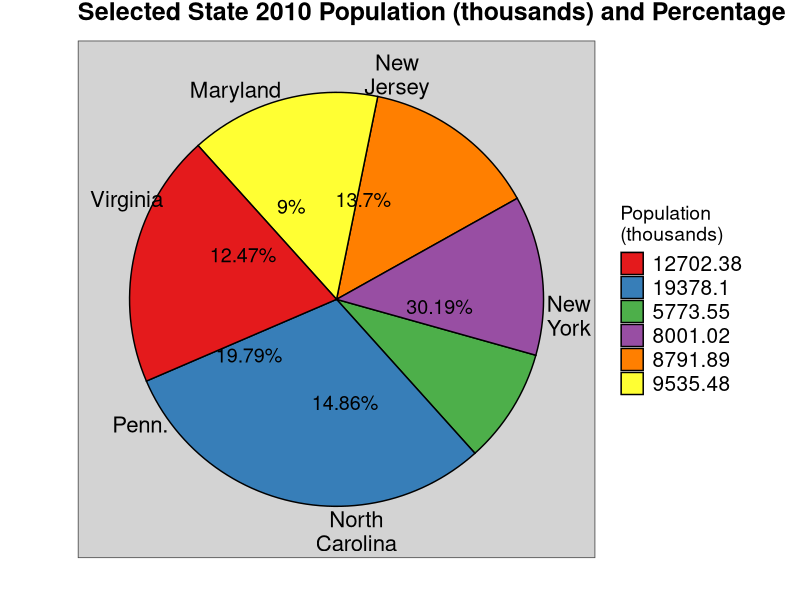

R code for this plot:
# This script creates a pie chart using (a subset of) 'census_data.csv'.

# A description of 'census_data.csv' can be found in 'census_data_scrape_and_process.R'.
# To avoid an overwhelming plot, I will be using a subset of 'census_data.csv' consisting of
# observations for 6 states (North Carolina, Maryland, New Jersey, Pennsylvania, Virginia, 
# and New York) in 2010.

# Load packages.
library(data.table)
library(ggplot2)
library(ggthemes)

# Load data.
census_data = data.table(read.csv('census_data.csv', 
                                  header = T, 
                                  stringsAsFactors = F, 
                                  check.names = F))

#####
# SUBSET/PROCESS DATA.

  # Specify states of interest.
  states = c('North Carolina', 'Maryland', 'New Jersey', 'Pennsylvania', 
             'Virginia', 'New York')
  
  # Create data subset (specified above).
  census_subset = census_data[Name %in% states, .(Name, `2010`)]
  
  # Divide population values by 1000 for easier graph viewing.
  census_subset$`2010` = census_subset$`2010` / 1000
  
  # Compute percentage of total population accounted for by each state.
  
    # Compute percentage.
    census_subset$percent = round(100 * (census_subset$`2010` / sum(census_subset$`2010`)), 2)
  
    # Change to 'character' vector with form 'percent + %'.
    census_subset$percent = as.character(census_subset$percent)
    census_subset$percent = paste0(census_subset$percent, '%')
    
    # Change 'census_subset$Name' from state name to state abbreviation so labels fit on pie chart.
    census_subset$Name = ifelse(census_subset$Name == 'North Carolina', 'North\nCarolina', 
                                ifelse(census_subset$Name == 'Maryland', 'Maryland', 
                                       ifelse(census_subset$Name == 'New Jersey', 'New\nJersey', 
                                              ifelse(census_subset$Name == 'Pennsylvania', 'Penn.', 
                                                     ifelse(census_subset$Name == 'Virginia', 'Virginia', 'New\nYork')))))
  
  # Specify locations for pie chart labels.
  
    # Count cumulative population.
    # This has no statistical or data significance, it's only to help with chart labels.
    census_subset$sum = cumsum(census_subset$`2010`)
    
    # Create 'offset_sum' column that will help with chart labels.
    census_subset$offset_sum = c(0, census_subset$sum[1:(nrow(census_subset) - 1)])
    
    # Create 'label_locations' column that specifies label locations on pie chart.
    census_subset$label_locations = (census_subset$sum + census_subset$offset_sum) / 2

#####  
# Plot data.
ggplot(data = census_subset, 
       aes(x = '', 
           y = `2010`, 
           fill = as.character(round(`2010`, 2)))) + 
geom_bar(stat = 'identity', 
         color = 'black') +
geom_text(aes(y = label_locations, 
              label = census_subset$percent), 
          size = 5) +
coord_polar('y', 
            start = 5.55) +
guides(fill = guide_legend(title = 'Population\n(thousands)')) +
theme_few() +
theme(axis.ticks = element_blank(), 
      axis.text.x = element_text(color = 'black', 
                                 size = 16, 
                                 vjust = 10), 
      plot.title = element_text(face = 'bold', 
                                size = 18, 
                                vjust = 2),
      panel.background = element_rect(fill = 'lightgrey', 
                                      colour = 'lightgrey'), 
      legend.text = element_text(size = 15), 
      legend.title = element_text(size = 14)) +
scale_y_continuous(breaks = census_subset$label_locations, 
                   labels = census_subset$Name) +
scale_fill_brewer(palette = 'Set1') +
ggtitle('Selected State 2010 Population (thousands) and Percentage') +
xlab('') +
ylab('')
